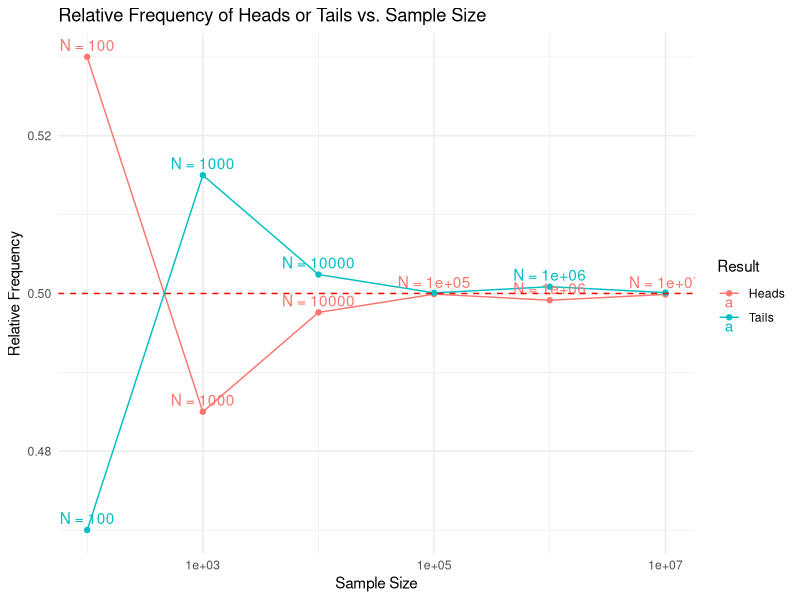
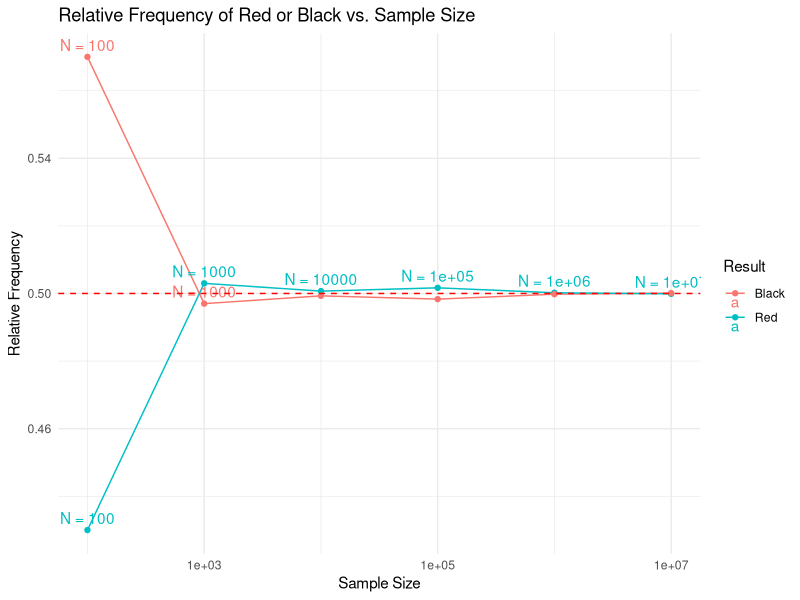
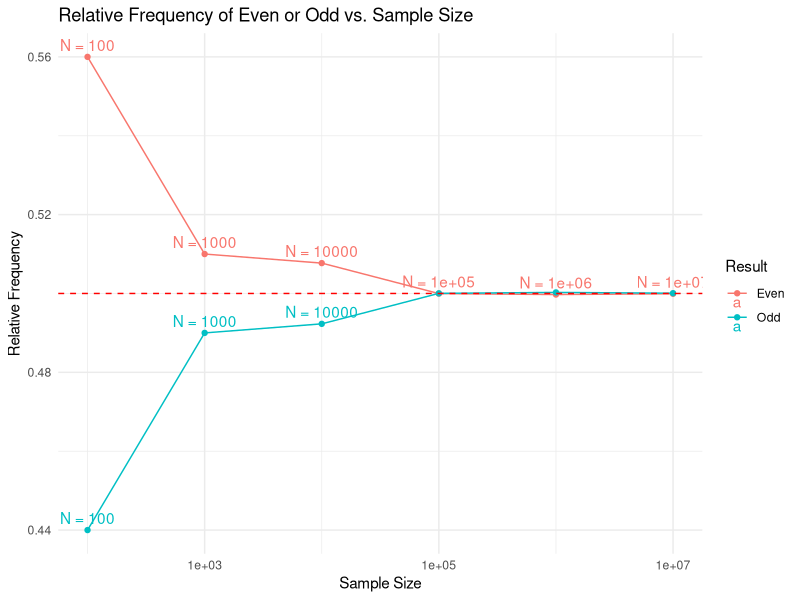

Write R code to recreate these figures, in order.
## ---- chunk 1
  headsOrTails <- c("H", "T")
## ---- chunk 2
a_100 <- sample(headsOrTails, size = 100, replace = TRUE)
a_1000 <- sample(headsOrTails, size = 1000, replace = TRUE)
a_10000 <- sample(headsOrTails, size = 10000, replace = TRUE)
a_100000 <- sample(headsOrTails, size = 100000, replace = TRUE)
a_1000000 <- sample(headsOrTails, size = 1000000, replace = TRUE)
a_10000000 <- sample(headsOrTails, size = 10000000, replace = TRUE)
## ---- chunk 3
a_df <- data.frame(
  result = c("Heads", "Tails"),
  freq_100 = c(sum(a_100 == "H"), sum(a_100 == "T")),
  freq_1000 = c(sum(a_1000 == "H"), sum(a_1000 == "T")),
  freq_10000 = c(sum(a_10000 == "H"), sum(a_10000 == "T")),
  freq_100000 = c(sum(a_100000 == "H"), sum(a_100000 == "T")),
  freq_1000000 = c(sum(a_1000000 == "H"), sum(a_1000000 == "T")),
  freq_10000000 = c(sum(a_10000000 == "H"), sum(a_10000000 == "T")),
  rel_freq_100 = c(sum(a_100 == "H")/100, sum(a_100 == "T")/100),
  rel_freq_1000 = c(sum(a_1000 == "H")/1000, sum(a_1000 == "T")/1000),
  rel_freq_10000 = c(sum(a_10000 == "H")/10000, sum(a_10000 == "T")/10000),
  rel_freq_100000 = c(sum(a_100000 == "H")/100000, sum(a_100000 == "T")/100000),
  rel_freq_1000000 = c(sum(a_1000000 == "H")/1000000, sum(a_1000000 == "T")/1000000),
  rel_freq_10000000 = c(sum(a_10000000 == "H")/10000000, sum(a_10000000 == "T")/10000000)
)
a_df
## ---- chunk 4
library(ggplot2)

a_long_df <- tidyr::pivot_longer(a_df, cols = starts_with("rel_freq"),
                               names_to = "sample_size", values_to = "rel_freq")

a_long_df$sample_size <- gsub("rel_freq_", "", a_long_df$sample_size)
a_long_df$sample_size <- as.numeric(a_long_df$sample_size)

ggplot(a_long_df, aes(x = sample_size, y = rel_freq, color = result)) +
  geom_line() +
  geom_point() +
  geom_text(aes(label = paste("N =", sample_size)), vjust = -0.5, check_overlap = TRUE) +
  scale_x_log10() +
  labs(title = "Relative Frequency of Heads or Tails vs. Sample Size",
       x = "Sample Size",
       y = "Relative Frequency",
       color = "Result") +
  theme_minimal() +
  geom_hline(yintercept = 0.5, linetype = "dashed", color = "red")
## ---- chunk 5
  deckOfCardsColors <- c("R", "B")
## ---- chunk 6
b_100 <- sample(deckOfCardsColors, size = 100, replace = TRUE)
b_1000 <- sample(deckOfCardsColors, size = 1000, replace = TRUE)
b_10000 <- sample(deckOfCardsColors, size = 10000, replace = TRUE)
b_100000 <- sample(deckOfCardsColors, size = 100000, replace = TRUE)
b_1000000 <- sample(deckOfCardsColors, size = 1000000, replace = TRUE)
b_10000000 <- sample(deckOfCardsColors, size = 10000000, replace = TRUE)
## ---- chunk 7
b_df <- data.frame(
  result = c("Red", "Black"),
  freq_100 = c(sum(b_100 == "R"), sum(b_100 == "B")),
  freq_1000 = c(sum(b_1000 == "R"), sum(b_1000 == "B")),
  freq_10000 = c(sum(b_10000 == "R"), sum(b_10000 == "B")),
  freq_100000 = c(sum(b_100000 == "R"), sum(b_100000 == "B")),
  freq_1000000 = c(sum(b_1000000 == "R"), sum(b_1000000 == "B")),
  freq_10000000 = c(sum(b_10000000 == "R"), sum(b_10000000 == "B")),
  rel_freq_100 = c(sum(b_100 == "R")/100, sum(b_100 == "B")/100),
  rel_freq_1000 = c(sum(b_1000 == "R")/1000, sum(b_1000 == "B")/1000),
  rel_freq_10000 = c(sum(b_10000 == "R")/10000, sum(b_10000 == "B")/10000),
  rel_freq_100000 = c(sum(b_100000 == "R")/100000, sum(b_100000 == "B")/100000),
  rel_freq_1000000 = c(sum(b_1000000 == "R")/1000000, sum(b_1000000 == "B")/1000000),
  rel_freq_10000000 = c(sum(b_10000000 == "R")/10000000, sum(b_10000000 == "B")/10000000)
)
b_df
## ---- chunk 8
b_long_df <- tidyr::pivot_longer(b_df, cols = starts_with("rel_freq"),
                               names_to = "sample_size", values_to = "rel_freq")

b_long_df$sample_size <- gsub("rel_freq_", "", b_long_df$sample_size)
b_long_df$sample_size <- as.numeric(b_long_df$sample_size)

ggplot(b_long_df, aes(x = sample_size, y = rel_freq, color = result)) +
  geom_line() +
  geom_point() +
  geom_text(aes(label = paste("N =", sample_size)), vjust = -0.5, check_overlap = TRUE) +
  scale_x_log10() +
  labs(title = "Relative Frequency of Red or Black vs. Sample Size",
       x = "Sample Size",
       y = "Relative Frequency",
       color = "Result") +
  theme_minimal() +
  geom_hline(yintercept = 0.5, linetype = "dashed", color = "red")
## ---- chunk 9
  die <- c("E", "O")
## ---- chunk 10
c_100 <- sample(die, size = 100, replace = TRUE)
c_1000 <- sample(die, size = 1000, replace = TRUE)
c_10000 <- sample(die, size = 10000, replace = TRUE)
c_100000 <- sample(die, size = 100000, replace = TRUE)
c_1000000 <- sample(die, size = 1000000, replace = TRUE)
c_10000000 <- sample(die, size = 10000000, replace = TRUE)
## ---- chunk 11
c_df <- data.frame(
  result = c("Even", "Odd"),
  freq_100 = c(sum(c_100 == "E"), sum(c_100 == "O")),
  freq_1000 = c(sum(c_1000 == "E"), sum(c_1000 == "O")),
  freq_10000 = c(sum(c_10000 == "E"), sum(c_10000 == "O")),
  freq_100000 = c(sum(c_100000 == "E"), sum(c_100000 == "O")),
  freq_1000000 = c(sum(c_1000000 == "E"), sum(c_1000000 == "O")),
  freq_10000000 = c(sum(c_10000000 == "E"), sum(c_10000000 == "O")),
  rel_freq_100 = c(sum(c_100 == "E")/100, sum(c_100 == "O")/100),
  rel_freq_1000 = c(sum(c_1000 == "E")/1000, sum(c_1000 == "O")/1000),
  rel_freq_10000 = c(sum(c_10000 == "E")/10000, sum(c_10000 == "O")/10000),
  rel_freq_100000 = c(sum(c_100000 == "E")/100000, sum(c_100000 == "O")/100000),
  rel_freq_1000000 = c(sum(c_1000000 == "E")/1000000, sum(c_1000000 == "O")/1000000),
  rel_freq_10000000 = c(sum(c_10000000 == "E")/10000000, sum(c_10000000 == "O")/10000000)
)
c_df
## ---- chunk 12
c_long_df <- tidyr::pivot_longer(c_df, cols = starts_with("rel_freq"),
                                 names_to = "sample_size", values_to = "rel_freq")

c_long_df$sample_size <- gsub("rel_freq_", "", c_long_df$sample_size)
c_long_df$sample_size <- as.numeric(c_long_df$sample_size)

ggplot(c_long_df, aes(x = sample_size, y = rel_freq, color = result)) +
  geom_line() +
  geom_point() +
  geom_text(aes(label = paste("N =", sample_size)), vjust = -0.5, check_overlap = TRUE) +
  scale_x_log10() +
  labs(title = "Relative Frequency of Even or Odd vs. Sample Size",
       x = "Sample Size",
       y = "Relative Frequency",
       color = "Result") +
  theme_minimal() +
  geom_hline(yintercept = 0.5, linetype = "dashed", color = "red")
## ---- chunk 13
  twoCoins <- c("HH", "TT","HT","TH")
## ---- chunk 14
  sec_rand <- sample(twoCoins, size = 100, replace = TRUE)
## ---- chunk 15
sec_df <- data.frame(
  result = c("Two Heads", "Two Tails", "Split"),
  freq = c(sum(sec_rand == "HH"), sum(sec_rand == "TT"), sum(sec_rand == "TH") + sum(sec_rand == "HT")),
  rel_freq = c(sum(sec_rand == "HH")/100, sum(sec_rand == "TT")/100, (sum(sec_rand == "TH") + sum(sec_rand == "HT"))/100)
)
sec_df

## ---- chunk 16
  die <- c(1, 2, 3, 4, 5, 6)
## ---- chunk 17
  third_rand <- sample(die, size = 600, replace = TRUE)
## ---- chunk 18
third_df <- data.frame(
  result = c("1", "2", "3", "4", "5", "6"),
  freq = c(sum(third_rand == 1), sum(third_rand == 2), sum(third_rand == 3), sum(third_rand == 4), sum(third_rand == 5), sum(third_rand == 6)),
  rel_freq = c(sum(third_rand == 1)/600, sum(third_rand == 2)/600, sum(third_rand == 3)/600, sum(third_rand == 4)/600, sum(third_rand == 5)/600, sum(third_rand == 6)/600)
)
third_df


## ---- chunk 19
mean(third_df[["rel_freq"]], na.rm = TRUE)
